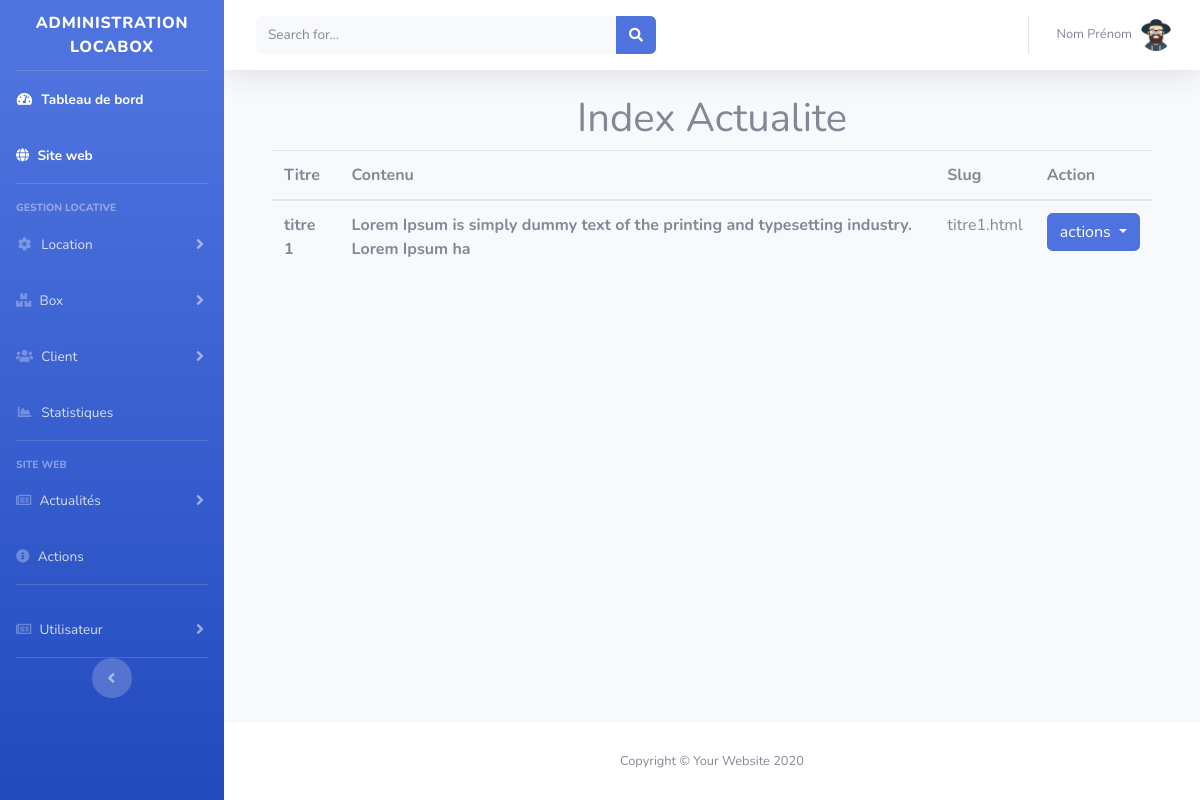
The page /admin/actualite/index.php on the database its author committed.
### tables this page shows
CREATE TABLE IF NOT EXISTS `actualite` (
  `id` int NOT NULL AUTO_INCREMENT,
  `titre` varchar(255) NOT NULL,
  `contenu` longtext NOT NULL,
  `illustration` varchar(255) NOT NULL,
  `illustration_miniature` varchar(255) NOT NULL,
  `slug` varchar(255) NOT NULL,
  `statut` tinyint(1) NOT NULL,
  PRIMARY KEY (`id`)
);

### admin/actualite/index.php (the view, shortened to what this page needs)
<?php
include '../config/bdd.php';
include '../include/head.php';
include '../include/sidebar.php';
include '../include/topbar.php';
 $sql = 'SELECT * FROM actualite WHERE statut = 0';
 $req = $bdd->prepare($sql);
 $req->execute();
 $actualites = $req->fetchAll(PDO::FETCH_ASSOC);
?>
<div class="container">
    <h1 class="text-center mt-4">Index Actualite</h1>
    <table class="table table-hover">
        <thead>
        <tr>
            <th scope="col">Titre</th>
            <th scope="col">Contenu</th>
            <th scope="col">Slug</th>
            <th scope="col">Action</th>
        </tr>
        </thead>
        <tbody>
        <?php foreach ($actualites as $actualite): ?>
            <tr>
                <th scope="row"><?= $actualite['titre'] ?></th>
                <td><?= substr($actualite['contenu'],0,100) ?></td>
                <td><?= $actualite['slug'] ?></td>
                <td><div class="dropdown">
                        <button class="btn btn-primary dropdown-toggle" type="button" id="dropdownMenuButton" data-toggle="dropdown" aria-haspopup="true" aria-expanded="false">
                            actions
                        </button>
                    </div></td>
            </tr>
        <?php endforeach; ?>
        </tbody>
    </table>
</div>
<?php
include '../include/footer.php';
include '../include/bottom.php';

### rows shown on the page
actualite: titre "titre 1", contenu "Lorem Ipsum is simply dummy text of the printing and typesetting industry. Lorem Ipsum ha", slug "titre1.html"
